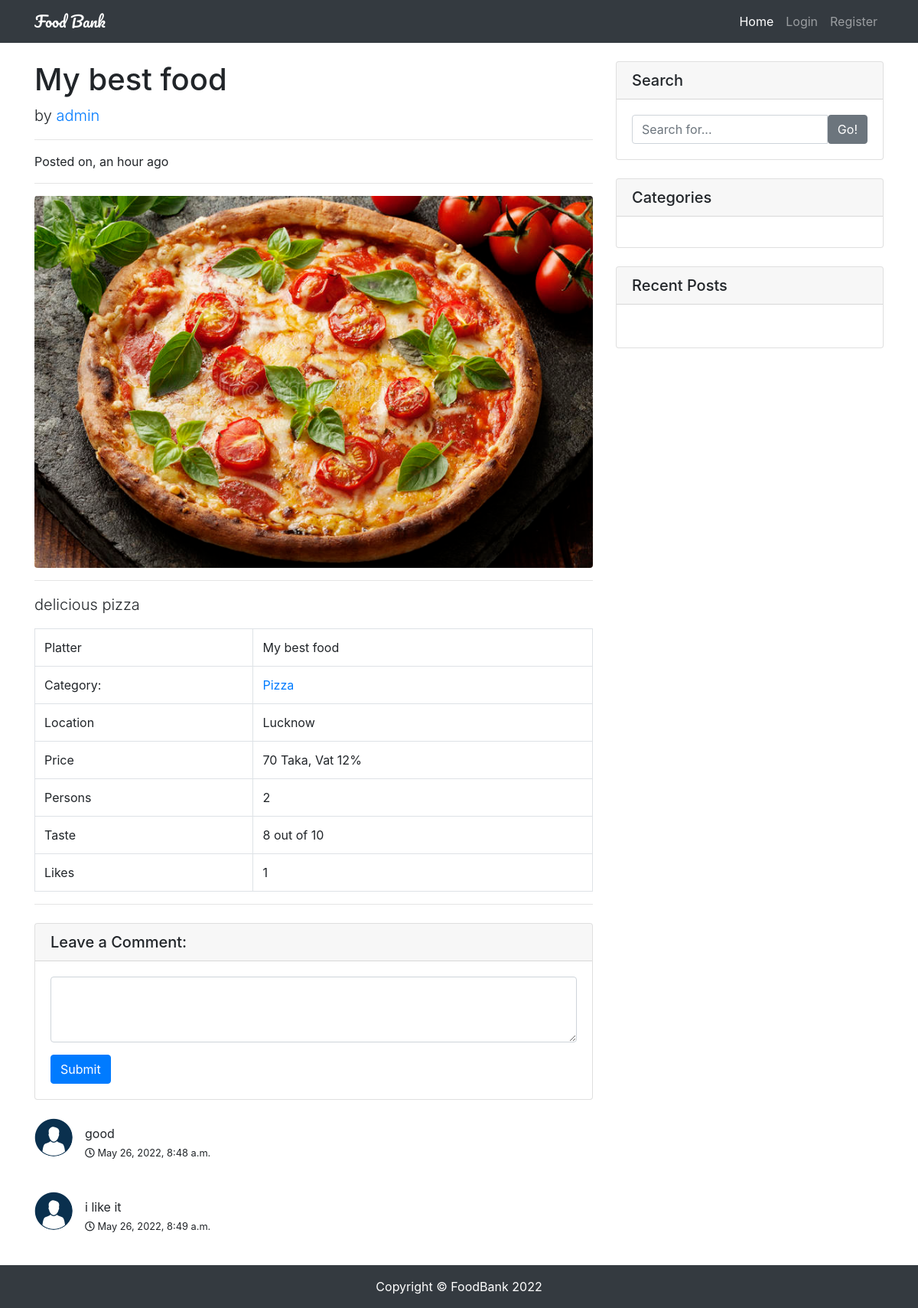
The page /my-best-food/ on the database its author committed.
### restaurants/models.py (models this page shows, shortened)
class Restaurant(models.Model):
    user = models.ForeignKey(User, on_delete=models.CASCADE)
    title = models.CharField(max_length=120)
    image = models.ImageField(upload_to='restaurants/')
    categories = models.CharField(max_length=120)
    location = models.CharField(max_length=120)
    price = models.IntegerField()
    vat = models.PositiveIntegerField(default=0)
    taste = models.PositiveIntegerField(choices=choices)
    persons = models.PositiveIntegerField(choices=choices)
    details = models.TextField()
    slug = models.SlugField(unique=True, blank=True)
    likes = models.ManyToManyField(User, related_name='post_likes', blank=True)
    views = models.IntegerField(default=0,blank=True)
    created_at = models.DateTimeField(auto_now_add=True)
    updated_at = models.DateTimeField(auto_now=True)
    is_active = models.BooleanField(default=True)
    def likes_count(self):
        return self.likes.count()
    def get_categories(self):
        cats = self.categories.split(',')
        return cats

class Comment(models.Model):
    user = models.ForeignKey(User, on_delete=models.CASCADE)
    post = models.ForeignKey(Restaurant, on_delete=models.CASCADE, related_name='comments')
    text = models.TextField(max_length=500)
    created_at = models.DateTimeField(auto_now_add=True)

### accounts/models.py (models this page shows, shortened)
class Profile(models.Model):
    user = models.OneToOneField(User,on_delete=models.CASCADE)
    image = models.ImageField(upload_to='profiles',default='profiles/default.jpg')

### restaurants/views.py (the view, shortened to what this page needs)
# urls.py: path('<slug:slug>/', RestaurantDetailView.as_view(), name='detail'),
class RestaurantDetailView(DetailView):
    queryset = Restaurant.objects.all()

### accounts/templates/restaurants/restaurant_detail.html (shortened to what this page needs)
{% extends 'base.html' %}
{% load humanize %}
{% block content %}
<div class="row">
    <div class="col-lg-8">
        <h1 class="mt-4">{{ object.title }}</h1>
        <p class="lead">
            by
            {% if object.user.get_full_name %}
            <a href="/?author={{ object.user }}">{{ object.user.get_full_name }}</a>
            {% else %}
            <a href="/?author={{ object.user }}">{{ object.user.username }}</a>
            {% endif %}
        </p>
        <hr>
        <p>Posted on, {{ object.created_at|naturaltime }}</p>
        <hr>
        <img class="img-fluid rounded" src="{{ object.image.url }}" alt="{{ object.title }}">
        <hr>
        <p class="lead">{{ object.details }}</p>
        <table class="table table-bordered">
            <tbody>
                <tr>
                    <td>Platter</td>
                    <td>{{ object.title }}</td>
                </tr>
                <tr>
                    <td>Category:</td>
                    <td>
                        {% for cat in object.get_categories %}
                        <a href="/?cat={{ cat }}">{{ cat }}</a>
                        {% endfor %}
                    </td>
                </tr>
                <tr>
                    <td>Location</td>
                    <td>{{ object.location }}</td>
                </tr>
                <tr>
                    <td>Price</td>
                    <td>{{ object.price }} Taka, Vat {{ object.vat }}%</td>
                </tr>
                <tr>
                    <td>Persons</td>
                    <td>{{ object.persons }}</td>
                </tr>
                <tr>
                    <td>Taste</td>
                    <td>{{ object.taste }} out of 10</td>
                </tr>
                <tr>
                    <td>Likes</td>
                    <td>{{ object.likes_count }}</td>
                </tr>
            </tbody>
        </table>
        <hr>
        <div class="card my-4">
            <h5 class="card-header">Leave a Comment:</h5>
            <div class="card-body">
                <form action="." method="POST">
                    <div class="form-group">
                        <textarea name="comment" class="form-control" rows="3" required></textarea>
                    </div>
                    <button type="submit" class="btn btn-primary">Submit</button>
                </form>
            </div>
        </div>
        {% if object.comments.all %}
        {% for comment in object.comments.all %}
        <div class="media mb-4">
            <img class="d-flex mr-3 rounded-circle comment_pic" src="{{ comment.user.profile.image.url }}" alt="Image">
            <div class="media-body">
                <p>{{ comment.text }}<br>
                    <small><i class="far fa-clock"></i>&nbsp{{ comment.created_at }}</small>
                </p>
            </div>
        </div>
        {% endfor %}
        {% endif %}
    </div>
    {% endblock content %}

### accounts/templates/base.html (shortened to what this page needs)
<!DOCTYPE html>
<html lang="en">
<head>
    {% include 'partials/_styles.html' %}
</head>
<body>
    {% include 'partials/_navbar.html' %}
    <div class="container">
        {% block content %}{% endblock content %}
        {% block widgets %}{% include 'partials/_widgets.html' %}{% endblock widgets %}
    </div>
    {% include 'partials/_footer.html' %}

### accounts/templates/partials/_styles.html (shortened to what this page needs)
{% load static %}
<link rel="stylesheet" href="https://stackpath.bootstrapcdn.com/bootstrap/4.3.1/css/bootstrap.min.css"
>
<link href="{% static 'restaurants/css/style.css' %}" rel="stylesheet">
<link rel="stylesheet" href="https://use.fontawesome.com/releases/v5.7.2/css/all.css"
>

### accounts/templates/partials/_navbar.html (shortened to what this page needs)
<nav class="navbar navbar-expand-lg navbar-dark bg-dark fixed-top">
    <div class="container">
    <a class="navbar-brand" href="{% url 'home' %}">Food Bank</a>
        <div class="collapse navbar-collapse" id="navbarResponsive">
            <ul class="navbar-nav ml-auto">
                <li class="nav-item active">
                    <a class="nav-link" href="{% url 'home' %}">Home
                    </a>
                </li>
                {% if request.user.is_authenticated %}
                <li class="nav-item">
                    <a class="nav-link" href="{% url 'my_posts' %}">Dashboard</a>
                </li>
                <li class="nav-item">
                    <a class="nav-link" href="{% url 'profile' request.user.id %}">Profile</a>
                </li>
                <li class="nav-item">
                    <a class="nav-link" href="{% url 'create' %}">Create Post</a>
                </li>
                <li class="nav-item">
                    <a class="nav-link" href="{% url 'logout' %}">Logout</a>
                </li>
                {% else %}
                <li class="nav-item">
                    <a class="nav-link" href="{% url 'login' %}">Login</a>
                </li>
                <li class="nav-item">
                    <a class="nav-link" href="{% url 'register' %}">Register</a>
                </li>
                {% endif %}
            </ul>
        </div>
    </div>
</nav>

### accounts/templates/partials/_widgets.html (shortened to what this page needs)
<div class="col-md-4">
    <div class="card my-4">
        <h5 class="card-header">Search</h5>
        <div class="card-body">
            <form action="{% url 'home' %}" method="get">
                <div class="input-group">
                    <input type="search" name='q' class="form-control" placeholder="Search for..." value="{{ request.GET.q }}" required>
                    <span class="input-group-btn">
                        <button class="btn btn-secondary" type="submit">Go!</button>
                    </span>
                </div>
            </form>
        </div>
    </div>
    <div class="card my-4">
        <h5 class="card-header">Categories</h5>
        <div class="card-body">
        </div>
    </div>
    <div class="card my-4">
        <h5 class="card-header">Recent Posts</h5>
        <div class="card-body">
        </div>
    </div>
</div>
</div>

### accounts/templates/partials/_footer.html (shortened to what this page needs)
<footer class="py-3 bg-dark">
    <div class="container">
        <p class="m-0 text-center text-white">Copyright &copy; FoodBank {% now 'Y' %}</p>
    </div>
</footer>

### static/restaurants/css/style.css (style rules this page uses)
body { padding-top: 56px; }
.navbar-brand { font-family: 'Pacifico',cursive; }
.comment_pic { width: 50px; height: 50px; }

### rows shown on the page
Restaurant: title "My best food", user.username "admin", created_at "an hour ago", image (picture), details "delicious pizza", get_categories "Pizza", location "Lucknow", price "70", vat "12", persons "2", taste "8", likes_count "1"
Comment: user.profile.image (placeholder picture), text "good", created_at "May 26, 2022, 8:48 a.m."
Comment: user.profile.image (placeholder picture), text "i like it", created_at "May 26, 2022, 8:49 a.m."
